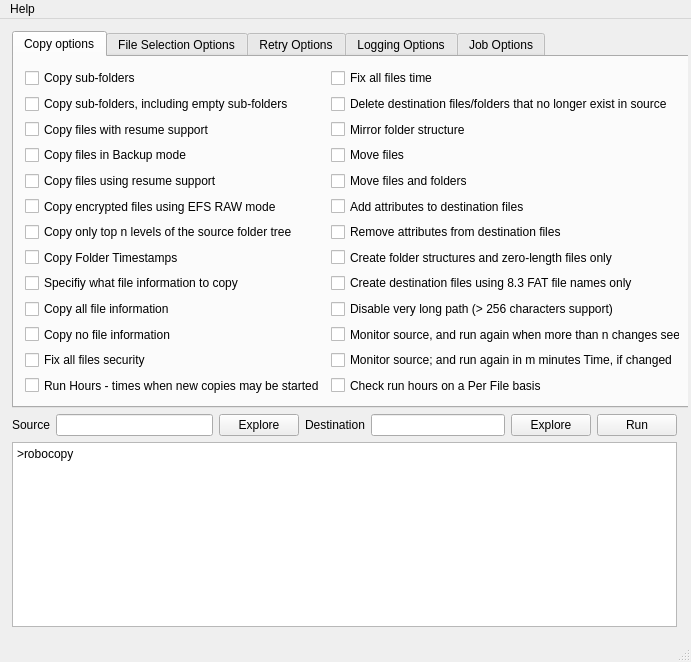
<?xml version="1.0" encoding="UTF-8"?>
<ui version="4.0">
 <class>RobocopyClass</class>
 <widget class="QMainWindow" name="RobocopyClass">
  <property name="geometry">
   <rect>
    <x>0</x>
    <y>0</y>
    <width>691</width>
    <height>662</height>
   </rect>
  </property>
  <property name="windowTitle">
   <string>Robocopy</string>
  </property>
  <widget class="QWidget" name="centralWidget">
   <property name="enabled">
    <bool>true</bool>
   </property>
   <widget class="QWidget" name="">
    <property name="geometry">
     <rect>
      <x>1</x>
      <y>1</y>
      <width>687</width>
      <height>618</height>
     </rect>
    </property>
    <layout class="QVBoxLayout" name="verticalLayout_3">
     <item>
      <widget class="QTabWidget" name="tabWidget">
       <property name="minimumSize">
        <size>
         <width>681</width>
         <height>291</height>
        </size>
       </property>
       <property name="currentIndex">
        <number>0</number>
       </property>
       <widget class="QWidget" name="tab">
        <attribute name="title">
         <string>Copy options</string>
        </attribute>
        <layout class="QVBoxLayout" name="verticalLayout_7">
         <item>
          <layout class="QGridLayout" name="gridLayout">
           <item row="0" column="1">
            <widget class="QCheckBox" name="TIMFIX_2">
             <property name="text">
              <string>Fix all files time</string>
             </property>
            </widget>
           </item>
           <item row="9" column="0">
            <widget class="QCheckBox" name="COPYALL">
             <property name="text">
              <string>Copy all file information</string>
             </property>
            </widget>
           </item>
           <item row="1" column="0">
            <widget class="QCheckBox" name="E">
             <property name="text">
              <string>Copy sub-folders, including empty sub-folders</string>
             </property>
            </widget>
           </item>
           <item row="0" column="0">
            <widget class="QCheckBox" name="S">
             <property name="text">
              <string>Copy sub-folders</string>
             </property>
            </widget>
           </item>
           <item row="3" column="0">
            <widget class="QCheckBox" name="B">
             <property name="text">
              <string>Copy files in Backup mode</string>
             </property>
            </widget>
           </item>
           <item row="4" column="1">
            <widget class="QCheckBox" name="MOVE">
             <property name="text">
              <string>Move files and folders</string>
             </property>
            </widget>
           </item>
           <item row="10" column="1">
            <widget class="QCheckBox" name="MON">
             <property name="text">
              <string>Monitor source, and run again when more than n changes seen</string>
             </property>
            </widget>
           </item>
           <item row="5" column="1">
            <widget class="QCheckBox" name="A_p">
             <property name="text">
              <string>Add attributes to destination files</string>
             </property>
            </widget>
           </item>
           <item row="7" column="1">
            <widget class="QCheckBox" name="CREATE">
             <property name="text">
              <string>Create folder structures and zero-length files only</string>
             </property>
            </widget>
           </item>
           <item row="6" column="0">
            <widget class="QCheckBox" name="LEV">
             <property name="text">
              <string>Copy only top n levels of the source folder tree</string>
             </property>
            </widget>
           </item>
           <item row="2" column="1">
            <widget class="QCheckBox" name="MIR">
             <property name="text">
              <string>Mirror folder structure</string>
             </property>
            </widget>
           </item>
           <item row="11" column="0">
            <widget class="QCheckBox" name="TIMFIX">
             <property name="text">
              <string>Fix all files security</string>
             </property>
            </widget>
           </item>
           <item row="2" column="0">
            <widget class="QCheckBox" name="Z">
             <property name="text">
              <string>Copy files with resume support</string>
             </property>
            </widget>
           </item>
           <item row="3" column="1">
            <widget class="QCheckBox" name="MOV">
             <property name="text">
              <string>Move files</string>
             </property>
            </widget>
           </item>
           <item row="5" column="0">
            <widget class="QCheckBox" name="EFSRAW">
             <property name="text">
              <string>Copy encrypted files using EFS RAW mode</string>
             </property>
            </widget>
           </item>
           <item row="12" column="1">
            <widget class="QCheckBox" name="PF">
             <property name="text">
              <string>Check run hours on a Per File basis</string>
             </property>
            </widget>
           </item>
           <item row="4" column="0">
            <widget class="QCheckBox" name="ZB">
             <property name="text">
              <string>Copy files using resume support</string>
             </property>
            </widget>
           </item>
           <item row="6" column="1">
            <widget class="QCheckBox" name="A_m">
             <property name="text">
              <string>Remove attributes from destination files</string>
             </property>
            </widget>
           </item>
           <item row="1" column="1">
            <widget class="QCheckBox" name="PURGE">
             <property name="text">
              <string>Delete destination files/folders that no longer exist in source</string>
             </property>
            </widget>
           </item>
           <item row="8" column="0">
            <widget class="QCheckBox" name="COPY">
             <property name="text">
              <string>Specifiy what file information to copy</string>
             </property>
            </widget>
           </item>
           <item row="7" column="0">
            <widget class="QCheckBox" name="DCOPY">
             <property name="text">
              <string>Copy Folder Timestamps</string>
             </property>
            </widget>
           </item>
           <item row="11" column="1">
            <widget class="QCheckBox" name="MOT">
             <property name="text">
              <string>Monitor source; and run again in m minutes Time, if changed</string>
             </property>
            </widget>
           </item>
           <item row="12" column="0">
            <widget class="QCheckBox" name="RH">
             <property name="text">
              <string>Run Hours - times when new copies may be started</string>
             </property>
            </widget>
           </item>
           <item row="10" column="0">
            <widget class="QCheckBox" name="NOCOPY">
             <property name="text">
              <string>Copy no file information</string>
             </property>
            </widget>
           </item>
           <item row="8" column="1">
            <widget class="QCheckBox" name="FAT">
             <property name="text">
              <string>Create destination files using 8.3 FAT file names only</string>
             </property>
            </widget>
           </item>
           <item row="9" column="1">
            <widget class="QCheckBox" name="d_256">
             <property name="text">
              <string>Disable very long path (&gt; 256 characters support)</string>
             </property>
            </widget>
           </item>
          </layout>
         </item>
        </layout>
       </widget>
       <widget class="QWidget" name="tab_2">
        <attribute name="title">
         <string>File Selection Options</string>
        </attribute>
        <layout class="QVBoxLayout" name="verticalLayout">
         <item>
          <layout class="QGridLayout" name="gridLayout_3">
           <item row="6" column="0">
            <widget class="QCheckBox" name="MAX">
             <property name="text">
              <string>Exclude files bigger than n bytes</string>
             </property>
            </widget>
           </item>
           <item row="3" column="1">
            <widget class="QCheckBox" name="MINAGE">
             <property name="text">
              <string>Exclude files newer than n days/date</string>
             </property>
            </widget>
           </item>
           <item row="3" column="0">
            <widget class="QCheckBox" name="XA">
             <property name="text">
              <string>Exclude files with specific attributes set</string>
             </property>
            </widget>
           </item>
           <item row="7" column="1">
            <widget class="QCheckBox" name="XL">
             <property name="text">
              <string>Exclude files and folders present in source but not destination</string>
             </property>
            </widget>
           </item>
           <item row="5" column="1">
            <widget class="QCheckBox" name="DST">
             <property name="text">
              <string>Compensate for one-hour DST time difference</string>
             </property>
            </widget>
           </item>
           <item row="2" column="1">
            <widget class="QCheckBox" name="XJD">
             <property name="text">
              <string>Exclude Junction points for Folders</string>
             </property>
            </widget>
           </item>
           <item row="7" column="0">
            <widget class="QCheckBox" name="MIN">
             <property name="text">
              <string>Exclude files smaller than n bytes</string>
             </property>
            </widget>
           </item>
           <item row="12" column="0" colspan="2">
            <widget class="QCheckBox" name="IT">
             <property name="text">
              <string>Include files with identical size and timestamp, but different attribute settings</string>
             </property>
            </widget>
           </item>
           <item row="11" column="0" colspan="2">
            <widget class="QCheckBox" name="XX">
             <property name="text">
              <string>Exclude extra files present in destination folder but not in source</string>
             </property>
            </widget>
           </item>
           <item row="9" column="0">
            <widget class="QCheckBox" name="MAXLAD">
             <property name="text">
              <string>Exclude files unused since n days</string>
             </property>
            </widget>
           </item>
           <item row="0" column="0">
            <widget class="QCheckBox" name="A">
             <property name="text">
              <string>Files with Archive attribute set</string>
             </property>
            </widget>
           </item>
           <item row="6" column="1">
            <widget class="QCheckBox" name="FFT">
             <property name="text">
              <string>FAT File Times (2-second granularity)</string>
             </property>
            </widget>
           </item>
           <item row="1" column="1">
            <widget class="QCheckBox" name="XN">
             <property name="text">
              <string>Exclude Newer files</string>
             </property>
            </widget>
           </item>
           <item row="8" column="0">
            <widget class="QCheckBox" name="XJ">
             <property name="text">
              <string>Exclude Junction points</string>
             </property>
            </widget>
           </item>
           <item row="10" column="0">
            <widget class="QCheckBox" name="MINLAD">
             <property name="text">
              <string>Exclude files used since n days</string>
             </property>
            </widget>
           </item>
           <item row="8" column="1">
            <widget class="QCheckBox" name="IS">
             <property name="text">
              <string>Overwrite existing files even if they are same</string>
             </property>
            </widget>
           </item>
           <item row="0" column="1">
            <widget class="QCheckBox" name="XC">
             <property name="text">
              <string>Exclude Changed files</string>
             </property>
            </widget>
           </item>
           <item row="2" column="0">
            <widget class="QCheckBox" name="IA">
             <property name="text">
              <string>Include files with specific attributes set</string>
             </property>
            </widget>
           </item>
           <item row="9" column="1">
            <widget class="QCheckBox" name="MAXAGE">
             <property name="text">
              <string>Exclude files older than n days/date</string>
             </property>
            </widget>
           </item>
           <item row="4" column="0">
            <widget class="QCheckBox" name="XF">
             <property name="text">
              <string>Exclude Files matching given names/paths/wildcards</string>
             </property>
            </widget>
           </item>
           <item row="5" column="0">
            <widget class="QCheckBox" name="XD">
             <property name="text">
              <string>Exclude folders matching given names/paths</string>
             </property>
            </widget>
           </item>
           <item row="10" column="1">
            <widget class="QCheckBox" name="XJF">
             <property name="text">
              <string>Exclude Junction points for Files</string>
             </property>
            </widget>
           </item>
           <item row="1" column="0">
            <widget class="QCheckBox" name="M">
             <property name="text">
              <string>Files with the Archive attribute and remove it</string>
             </property>
            </widget>
           </item>
           <item row="4" column="1">
            <widget class="QCheckBox" name="XO">
             <property name="text">
              <string>Exclude Older files</string>
             </property>
            </widget>
           </item>
          </layout>
         </item>
        </layout>
       </widget>
       <widget class="QWidget" name="tab_3">
        <attribute name="title">
         <string>Retry Options</string>
        </attribute>
        <widget class="QWidget" name="layoutWidget">
         <property name="geometry">
          <rect>
           <x>10</x>
           <y>10</y>
           <width>300</width>
           <height>74</height>
          </rect>
         </property>
         <layout class="QGridLayout" name="gridLayout_4">
          <item row="0" column="0">
           <widget class="QCheckBox" name="checkBox_116">
            <property name="text">
             <string>Number of Retries on failed copies: default 1 million</string>
            </property>
           </widget>
          </item>
          <item row="1" column="0">
           <widget class="QCheckBox" name="W">
            <property name="text">
             <string>Wait n time between retries: default is 30 seconds</string>
            </property>
           </widget>
          </item>
          <item row="2" column="0">
           <widget class="QCheckBox" name="TBD">
            <property name="text">
             <string>Wait for sharenames to be defined</string>
            </property>
           </widget>
          </item>
         </layout>
        </widget>
       </widget>
       <widget class="QWidget" name="tab_4">
        <attribute name="title">
         <string>Logging Options</string>
        </attribute>
        <layout class="QVBoxLayout" name="verticalLayout_6">
         <item>
          <layout class="QGridLayout" name="gridLayout_8">
           <item row="0" column="0">
            <widget class="QCheckBox" name="L">
             <property name="text">
              <string>List only</string>
             </property>
            </widget>
           </item>
           <item row="0" column="1">
            <widget class="QCheckBox" name="NS">
             <property name="text">
              <string>Don't log file sizes</string>
             </property>
            </widget>
           </item>
           <item row="1" column="0">
            <widget class="QCheckBox" name="X">
             <property name="text">
              <string>Report all extra files</string>
             </property>
            </widget>
           </item>
           <item row="1" column="1">
            <widget class="QCheckBox" name="NC">
             <property name="text">
              <string>Don't log file classes</string>
             </property>
            </widget>
           </item>
           <item row="2" column="0">
            <widget class="QCheckBox" name="V">
             <property name="text">
              <string>Verbose output</string>
             </property>
            </widget>
           </item>
           <item row="2" column="1">
            <widget class="QCheckBox" name="NFL">
             <property name="text">
              <string>Don't log file names</string>
             </property>
            </widget>
           </item>
           <item row="3" column="0">
            <widget class="QCheckBox" name="TS">
             <property name="text">
              <string>Include source file Time Stamps</string>
             </property>
            </widget>
           </item>
           <item row="3" column="1">
            <widget class="QCheckBox" name="NDL">
             <property name="text">
              <string>Don't log folder names.</string>
             </property>
            </widget>
           </item>
           <item row="4" column="0">
            <widget class="QCheckBox" name="FP">
             <property name="text">
              <string>Include Full Pathname of files</string>
             </property>
            </widget>
           </item>
           <item row="4" column="1">
            <widget class="QCheckBox" name="NP">
             <property name="text">
              <string>Don't show progress of operation</string>
             </property>
            </widget>
           </item>
           <item row="5" column="0">
            <widget class="QCheckBox" name="BYTES">
             <property name="text">
              <string>Print file sizes as bytes</string>
             </property>
            </widget>
           </item>
           <item row="5" column="1">
            <widget class="QCheckBox" name="ETA">
             <property name="text">
              <string>Show Estimated Time of Arrival of copied files</string>
             </property>
            </widget>
           </item>
           <item row="6" column="0">
            <widget class="QCheckBox" name="LOG">
             <property name="text">
              <string>Output status to a LOG file. Overwrite existing file</string>
             </property>
            </widget>
           </item>
           <item row="6" column="1">
            <widget class="QCheckBox" name="TEE">
             <property name="text">
              <string>Output to console window and log file</string>
             </property>
            </widget>
           </item>
           <item row="7" column="0">
            <widget class="QCheckBox" name="LOG_p">
             <property name="text">
              <string>Append existing output status to an existing LOG file</string>
             </property>
            </widget>
           </item>
           <item row="7" column="1">
            <widget class="QCheckBox" name="NJH">
             <property name="text">
              <string>Don't output Job Header</string>
             </property>
            </widget>
           </item>
           <item row="8" column="0">
            <widget class="QCheckBox" name="UNILOG">
             <property name="text">
              <string>Output status to a Unicode LOG file. Overwrite existing file</string>
             </property>
            </widget>
           </item>
           <item row="8" column="1">
            <widget class="QCheckBox" name="NJS">
             <property name="text">
              <string>Don't output Job Summary</string>
             </property>
            </widget>
           </item>
           <item row="9" column="0">
            <widget class="QCheckBox" name="UNILOG_p">
             <property name="text">
              <string>Append existing output status to an existing Unicode LOG file</string>
             </property>
            </widget>
           </item>
          </layout>
         </item>
        </layout>
       </widget>
       <widget class="QWidget" name="tab_5">
        <attribute name="title">
         <string>Job Options</string>
        </attribute>
        <widget class="QWidget" name="layoutWidget">
         <property name="geometry">
          <rect>
           <x>10</x>
           <y>10</y>
           <width>661</width>
           <height>74</height>
          </rect>
         </property>
         <layout class="QGridLayout" name="gridLayout_9">
          <item row="0" column="0">
           <widget class="QCheckBox" name="JOB">
            <property name="text">
             <string>Take parameters from specified job file</string>
            </property>
           </widget>
          </item>
          <item row="0" column="1">
           <widget class="QCheckBox" name="NOSD">
            <property name="text">
             <string>NO Source Folder is specified</string>
            </property>
           </widget>
          </item>
          <item row="1" column="0">
           <widget class="QCheckBox" name="SAVE">
            <property name="text">
             <string>Save parameters to a specific job file</string>
            </property>
           </widget>
          </item>
          <item row="1" column="1">
           <widget class="QCheckBox" name="NODD">
            <property name="text">
             <string>NO Destination Folder is specified</string>
            </property>
           </widget>
          </item>
          <item row="2" column="0">
           <widget class="QCheckBox" name="QUIT">
            <property name="text">
             <string>QUIT after processing</string>
            </property>
           </widget>
          </item>
          <item row="2" column="1">
           <widget class="QCheckBox" name="IF">
            <property name="text">
             <string>Include the following Files</string>
            </property>
           </widget>
          </item>
         </layout>
        </widget>
       </widget>
      </widget>
     </item>
     <item>
      <layout class="QVBoxLayout" name="verticalLayout_2">
       <item>
        <layout class="QHBoxLayout" name="horizontalLayout_3">
         <item>
          <layout class="QHBoxLayout" name="horizontalLayout">
           <item>
            <widget class="QLabel" name="label">
             <property name="text">
              <string>Source</string>
             </property>
            </widget>
           </item>
           <item>
            <widget class="QLineEdit" name="lineEdit"/>
           </item>
           <item>
            <widget class="QPushButton" name="exploreSource">
             <property name="text">
              <string>Explore</string>
             </property>
            </widget>
           </item>
          </layout>
         </item>
         <item>
          <layout class="QHBoxLayout" name="horizontalLayout_2">
           <item>
            <widget class="QLabel" name="label_2">
             <property name="text">
              <string>Destination</string>
             </property>
            </widget>
           </item>
           <item>
            <widget class="QLineEdit" name="lineEdit_2"/>
           </item>
           <item>
            <widget class="QPushButton" name="exploreDest">
             <property name="text">
              <string>Explore</string>
             </property>
            </widget>
           </item>
          </layout>
         </item>
         <item>
          <widget class="QPushButton" name="runButton">
           <property name="text">
            <string>Run</string>
           </property>
          </widget>
         </item>
        </layout>
       </item>
       <item>
        <widget class="QPlainTextEdit" name="psevdoConsole">
         <property name="plainText">
          <string>&gt;robocopy </string>
         </property>
        </widget>
       </item>
      </layout>
     </item>
    </layout>
   </widget>
  </widget>
  <widget class="QMenuBar" name="menuBar">
   <property name="geometry">
    <rect>
     <x>0</x>
     <y>0</y>
     <width>691</width>
     <height>22</height>
    </rect>
   </property>
   <widget class="QMenu" name="menuHelp">
    <property name="title">
     <string>Help</string>
    </property>
    <addaction name="actionShort_description"/>
    <addaction name="actionVisit_reference_site"/>
   </widget>
   <addaction name="menuHelp"/>
  </widget>
  <widget class="QStatusBar" name="statusBar"/>
  <action name="actionShort_description">
   <property name="text">
    <string>Short description</string>
   </property>
  </action>
  <action name="actionVisit_reference_site">
   <property name="text">
    <string>Visit reference site</string>
   </property>
  </action>
 </widget>
 <layoutdefault spacing="6" margin="11"/>
 <resources/>
 <connections/>
</ui>
